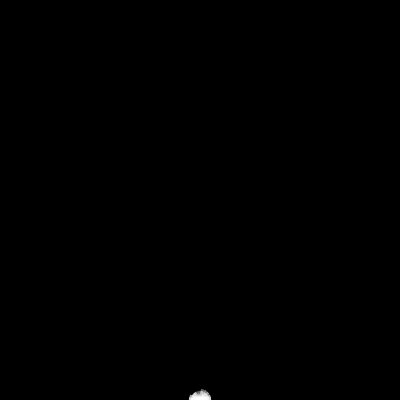
Frame 1 (no input)
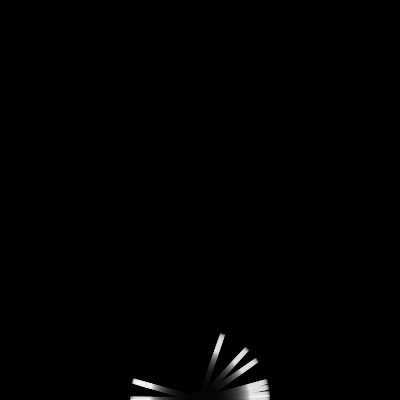
Frame 60 (no input)
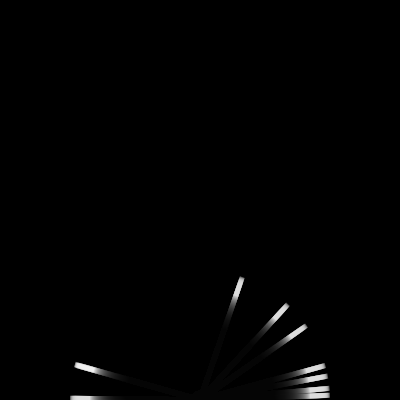
Frame 120 (the mouse pressed at the canvas centre since frame 60)

The p5.js sketch that drew these frames (run headless with seeded random() and noise() and a simulated clock; from frame 60 on, the mouse is pressed at the canvas centre):

// p5.js sketch
// ── sketch.js
let rockets;

function setup() {
  createCanvas(400,400);
  background(0);
  rockets = new Population();
}

function draw() {
  background(0,25)
  rockets.display()

}

function Population() {
  this.popSize = 20
  this.popux = []

  for (let i = 0; i < this.popSize; i++) {
    this.popux[i] = new Rocket();
  }

  this.display = function() {
    for (let i = 0; i < this.popSize; i++) {
      this.popux[i].applyForce()
      this.popux[i].update()
      this.popux[i].show()

    }
  }
}

function Rocket() {
  this.pos = createVector(width/2,height);
  this.vel = p5.Vector.random2D();;
  this.acc = createVector();

  this.applyForce = function(force) {
    this.acc.add(force)
  }

  this.update = function() {
    this.vel.add(this.acc);
    this.pos.add(this.vel);
    this.acc.mult(0);
  }

  this.show = function() {
    push(); 
    noStroke();
    fill(255,100)
    translate(this.pos.x, this.pos.y)
    rotate(this.vel.heading()) //gives you the direction of the vector (angle)
    rectMode(CENTER)
    rect(0,0,20,5)
    pop();
  }
}
// ── DNA.js
function DNA() {
  

}
// ── Population.js
//handles the macro interactions of rockets
function Population() {
  this.popSize = 100
  this.popux = []

  for (let i = 0; i < this.popSize; i++) {
    this.popux[i] = new Rocket();
  }

  this.display = function() {
    for (let i = 0; i < this.popSize; i++) {
      this.popux[i].applyForce()
      this.popux[i].update()
      this.popux[i].show()

    }
  }

  this.nextGen = function() {
    let total = 0;
    for (let index = 0; index < lifespan; index++) {
      total += this.popux[index].fitness;
    }
    // normalize
    for (let index = 0; index < lifespan; index++) {
      this.popux[index].normFitness = this.popux[index].fitness / total;
      //all prob add to 1
    }

    // pickBased on
    let newPop = [];
    for (let index = 0; index < this.popSize; index++) {
      let ixA = pickOne();
      let ixB = pickOne();
      newPop[index] = this.popux[ixA].reproduce(this.popux[ixB]);
    }

    this.popux = newPop;
  }

  this.pickOne = function() {
    //from that (add to 1) 
    let arrow = random(1);
    let index = 0;
    while(arrow > 0) {
      arrow = arrow - this.popux[index].normFitness 
      index++;
    }  
    index--; //look at the index++, you evaluate buffer in the next cycle
    return index;
  }
}

// ── Rocket.js
function Rocket() {
  this.pos = createVector(width/2,height);
  this.vel = createVector(); //default 0,0
  this.acc = createVector();
  this.fitness = 0;

  this.dna = new DNA();

  this.applyForce = function(force) {
    this.acc.add(force)
  }

  this.update = function() {
    //each frame will apply a new force stored in dna.genes
    this.acc.add(this.dna.genes[count]) 

    this.vel.add(this.acc);
    this.pos.add(this.vel);
    this.acc.mult(0);
  }

  this.show = function() {
    push(); 
    noStroke();
    fill(255,100)
    translate(this.pos.x, this.pos.y)
    rotate(this.vel.heading()) //gives you the direction of the vector (angle)
    rectMode(CENTER)
    rect(0,0,20,5)
    pop();
  }

  this.fitCalc = function() {
    let d = dist(this.pos.x, this.pos.y, target.x, target.y);
    this.fitness = round(1/d,5) //the closer the better
  }
}
